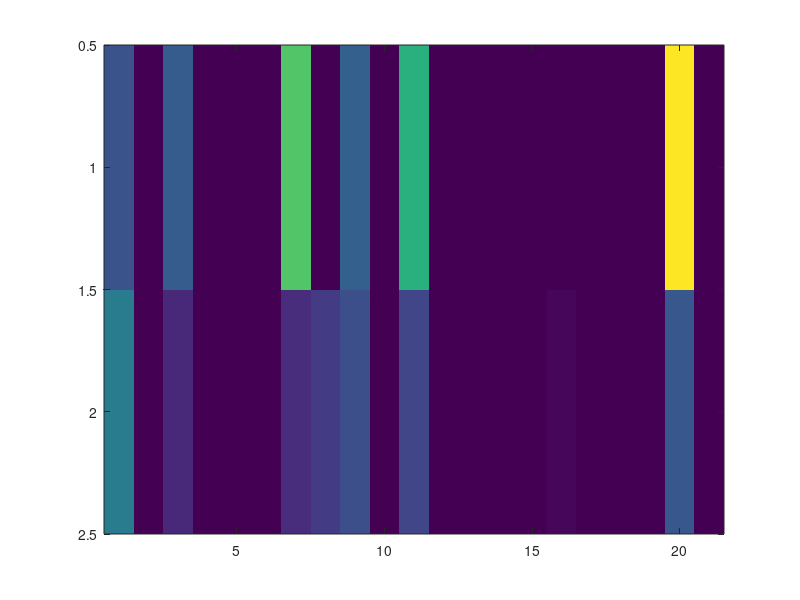

Here is the MATLAB script that generated this plot: (Note: this script raises an error after producing the figure.)
load('signal_list.mat');

% find unique odors
[C,ia,ic] = unique(T_rows(:, 1)); 
for i = 1:length(ia)
    row_per_odor = find(ic == i);
    figure;
    imagesc(sigMat(row_per_odor, :)); title(string(C.Odor(i)));
end